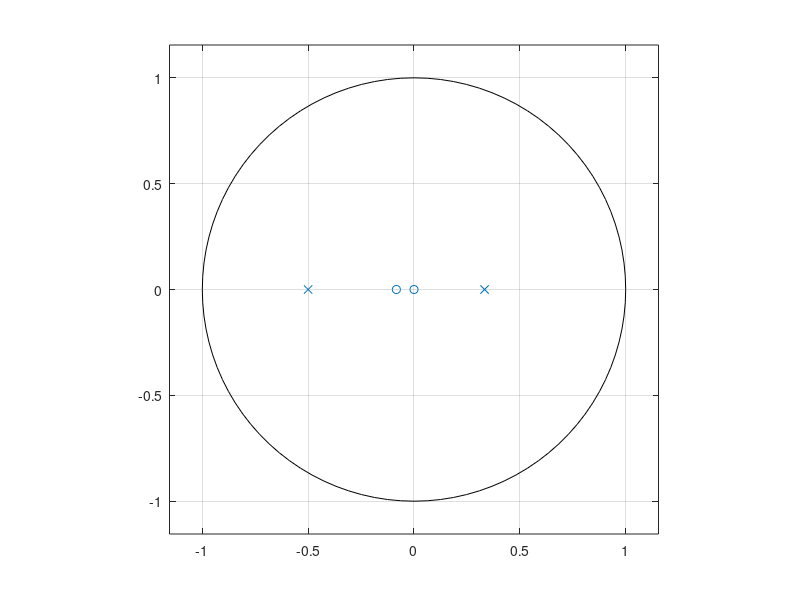

Recreate this plot in MATLAB.
%% Lezione 09 - Esempio 03
clear all;
clc;

b = [2 1/6 0];
a = [1 1/6 -1/6];

figure
set(gca, 'FontSize', 14);
zplane(b, a);
